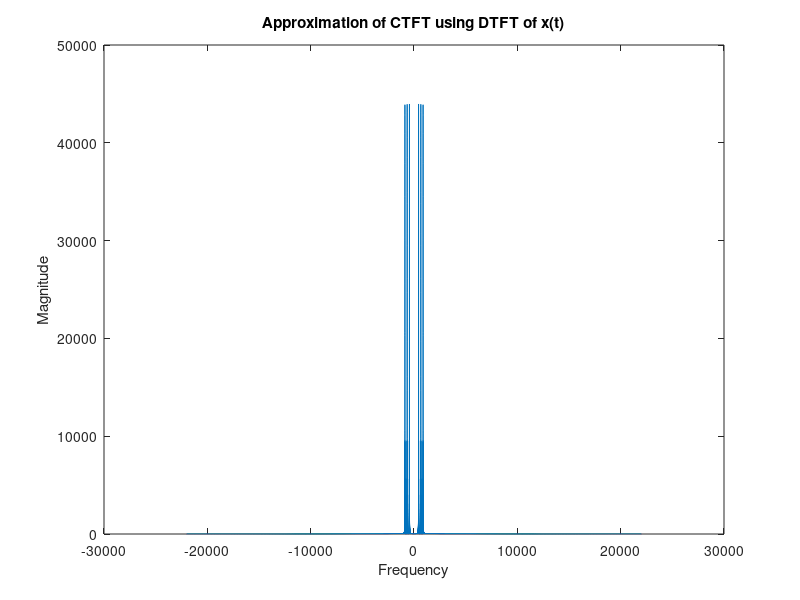

Reproduce this figure in MATLAB.
fc = 440;
signal = @(t) cos(2*pi*fc*t) + cos(2*pi*(1.5*fc)*t) + cos(2*pi*(2*fc)*t);

f0 = 44000;

samplerate = 0:1/f0:(2-1/f0);

sampledSignal = signal(samplerate);

soundsc(sampledSignal);

N = 2^20;

FFT = fft(sampledSignal, N);

CTFT = fftshift(FFT);
 
frequencies = linspace(-f0/2, f0/2, N);

M = abs(CTFT);

plot(frequencies, M);

title("Approximation of CTFT using DTFT of x(t)"); 
ylabel("Magnitude");
xlabel("Frequency");